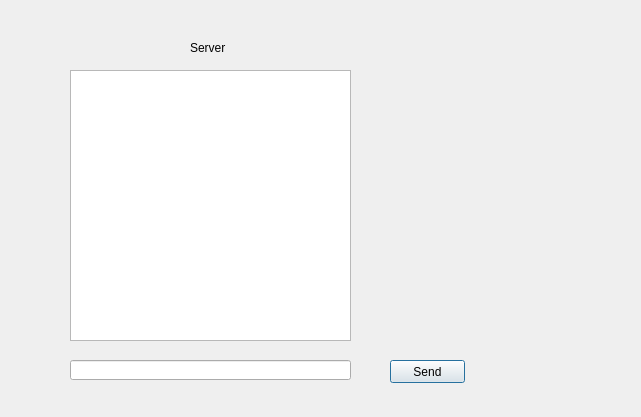
<?xml version="1.0" encoding="UTF-8"?>
<ui version="4.0">
 <class>Dialog</class>
 <widget class="QDialog" name="Dialog">
  <property name="geometry">
   <rect>
    <x>0</x>
    <y>0</y>
    <width>641</width>
    <height>417</height>
   </rect>
  </property>
  <property name="windowTitle">
   <string>Dialog</string>
  </property>
  <widget class="QLabel" name="label">
   <property name="geometry">
    <rect>
     <x>190</x>
     <y>40</y>
     <width>51</width>
     <height>16</height>
    </rect>
   </property>
   <property name="text">
    <string>Server</string>
   </property>
  </widget>
  <widget class="QLineEdit" name="lineEditMessage">
   <property name="geometry">
    <rect>
     <x>70</x>
     <y>360</y>
     <width>281</width>
     <height>20</height>
    </rect>
   </property>
  </widget>
  <widget class="QPushButton" name="pushButtonSend">
   <property name="geometry">
    <rect>
     <x>390</x>
     <y>360</y>
     <width>75</width>
     <height>23</height>
    </rect>
   </property>
   <property name="text">
    <string>Send</string>
   </property>
  </widget>
  <widget class="QTextEdit" name="textEditMessages">
   <property name="geometry">
    <rect>
     <x>70</x>
     <y>70</y>
     <width>281</width>
     <height>271</height>
    </rect>
   </property>
  </widget>
 </widget>
 <resources/>
 <connections/>
</ui>
